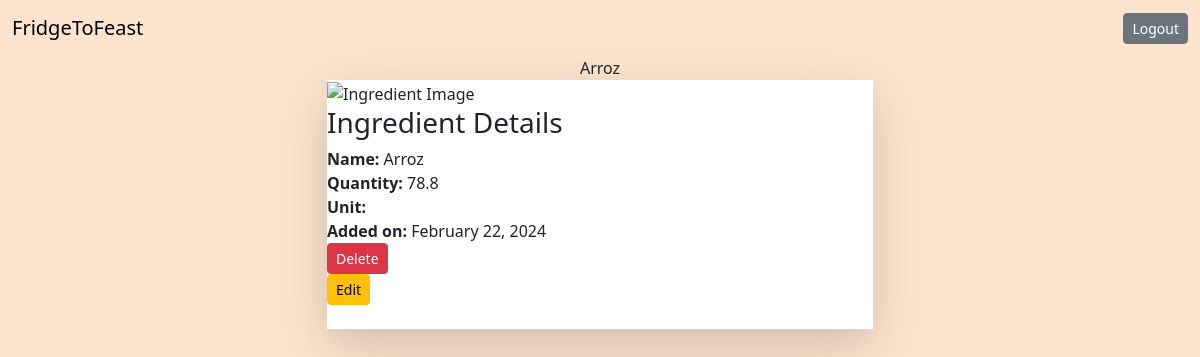
Screenshot of /kitchen/view/2/ (signed in) with the database file from the repository.
### kitchen/models.py (models this page shows)
class Ingredient(models.Model):
    name = models.CharField(max_length=100)
    quantity = models.FloatField()
    unit = models.IntegerField()
    created_at = models.DateTimeField(auto_now_add=True)
    user = models.ForeignKey(settings.AUTH_USER_MODEL, on_delete=models.CASCADE, default=1)

### kitchen/views.py (the view)
# urls.py: path('kitchen/view/<int:ingredient_id>/', ingredientViews.view_ingredient, name='view_ingredient'),
@login_required
def view_ingredient(request, ingredient_id):
    ingredient = Ingredient.objects.get(id=ingredient_id)
    return render(request, "view_ingredient.html", {"ingredient": ingredient})

### kitchen/templates/view_ingredient.html (shortened to what this page needs)
{% extends 'base.html' %}
{% load static %}
{% block content %}
    <div class="text-5xl my-10 text-center">
      <span class="font-extrabold">{{ ingredient.name }}</span>
    </div>
    <div class="max-w-4xl mx-auto bg-white rounded-xl overflow-hidden shadow-lg transition duration-500 ease-in-out transform hover:-translate-y-1 hover:shadow-2xl">
      <img class="w-full h-64 object-cover rounded-t-xl" src="{% static 'path/to/default/image.png' %}" alt="Ingredient Image">
      <div class="p-6">
        <h3 class="font-bold text-2xl mb-2">Ingredient Details</h3>
        <div class="grid grid-cols-2 gap-4">
          <div><strong>Name:</strong> {{ ingredient.name }}</div>
          <div><strong>Quantity:</strong> {{ ingredient.quantity }}</div>
          <div><strong>Unit:</strong> {{ ingredient.get_unit_display }}</div>
          <div><strong>Added on:</strong> {{ ingredient.created_at|date:"F d, Y" }}</div>
        </div>
        <form action="{% url 'delete_ingredient' ingredient.id %}" method="POST">
            <button type="submit" class="btn btn-danger btn-sm">Delete</button>
        </form>
        <form action="{% url 'edit_ingredient' ingredient.id %}" method="GET">
            <button type="submit" class="btn btn-warning btn-sm">Edit</button>
        <div class="mt-6 flex justify-around">
          <a href="#" class="bg-indigo-500 text-white font-bold py-2 px-4 rounded hover:bg-indigo-700 transition duration-300 ease-in-out">
          </a>
        </div>
      </div>
    </div>
<br/><br/>
{% endblock content%}

### kitchen/static/kitchen/custom.css (style rules this page uses)
body { background-color: #fde4ce; }

### rows the page displays
Ingredient: name "Arroz", quantity "78.8", created_at "February 22, 2024"
